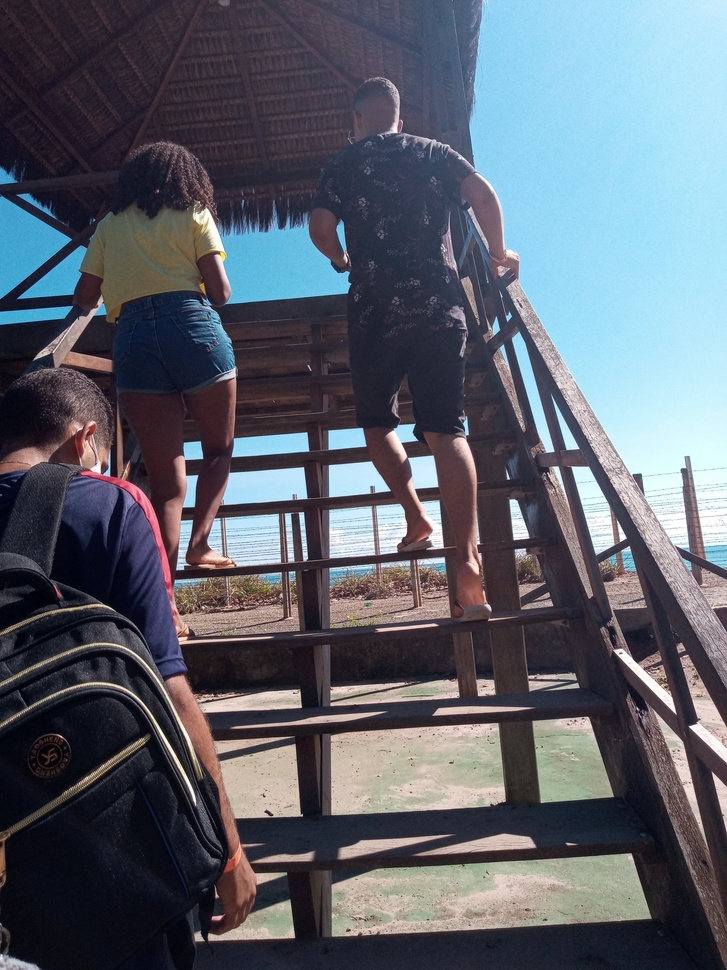
#> input picture aula5/ju.jpg, 727 x 970 px, shrunk from 3120 x 4160 before the run, found by its file name
$ jupyter execute --allow-errors arquivo1.ipynb   (shell and % lines are left out)
#> lines starting #> are read from the running program, lines starting #| are printed output that depends on the picture
[cell 1]
import numpy as np

[cell 2]
import matplotlib.pyplot as plt

[cell 3]
import cv2

[cell 4]
imagem = cv2.imread('ju.jpg')
#> imagem is the input picture: shape (970, 727, 3); mean B, G, R 107.4, 97.1, 91.6

[cell 5]
type(imagem)

#> (a cell that did not finish here is left out)

[cell 7]
plt.imshow(imagem)

[cell 8]
#matplotlib trabalha com RGB
#open cv trabalha com BGR
corrige_imagem = cv2.cvtColor(imagem, cv2.COLOR_BGR2RGB)

[cell 9]
plt.imshow(corrige_imagem)

[cell 10]
imagem_escala_cinza = cv2.imread('ju.jpg', cv2.IMREAD_GRAYSCALE)
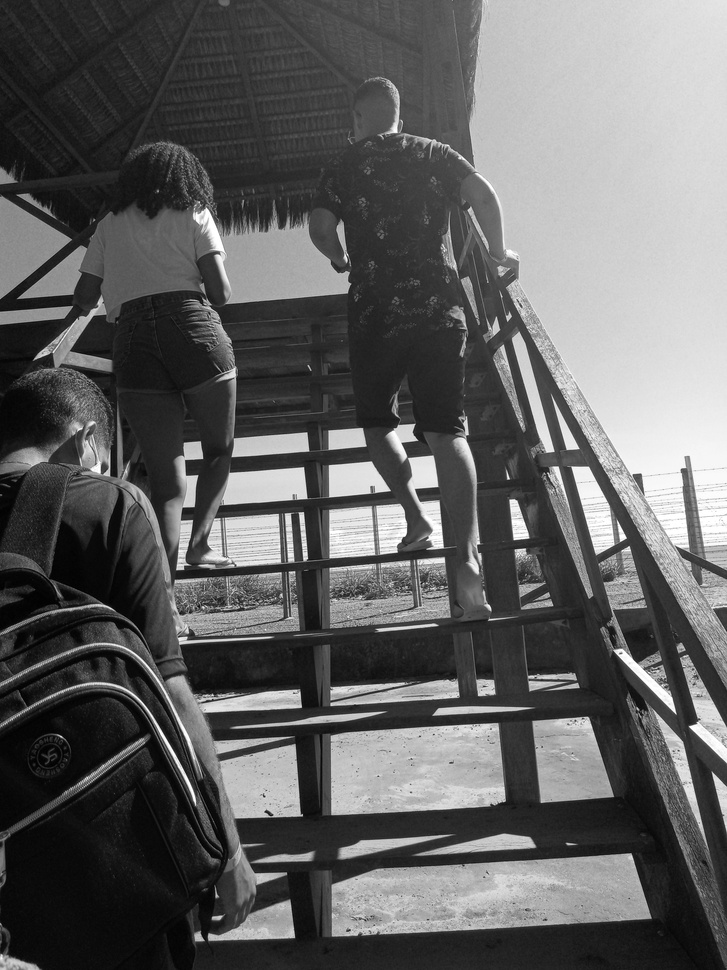
#> imagem_escala_cinza: shape (970, 727); min 0, max 255, mean 96.6
